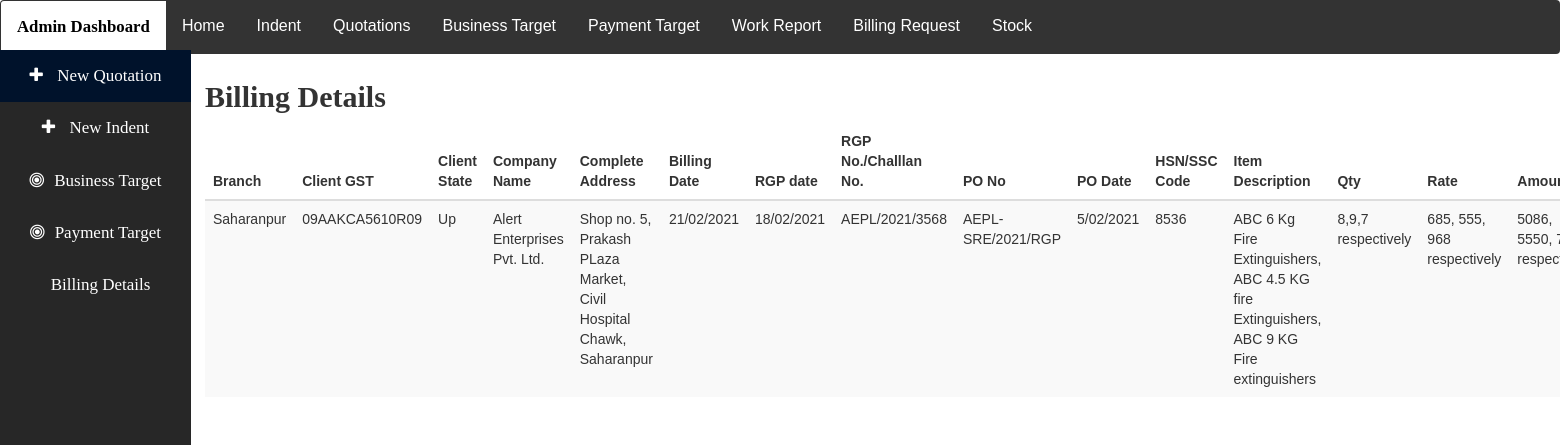
Screenshot of /work/billing/ with the database file from the repository.
### work/models.py (models this page shows, shortened)
class Billing(models.Model):
    branch = models.CharField(max_length=10)
    client_gst = models.CharField(max_length=20)
    client_state = models.CharField(max_length=10)
    company = models.CharField(max_length=30)
    company_add = models.CharField(max_length=50)
    bill_date =  models.CharField(max_length=10)
    rgpdate = models.CharField(max_length=10)
    rgpno =models.CharField(max_length=20)
    po_no = models.CharField(max_length=20)
    po_date = models.CharField(max_length=10, default='', editable=True)
    hsn = models.CharField(max_length=10)
    item_description = models.CharField(max_length=100)
    quantity_item = models.CharField(max_length=10)
    pricing = models.CharField(max_length=10)
    total = models.CharField(max_length=10)
    gst =models.CharField(max_length=10)

### work/views.py (the view, shortened to what this page needs)
# urls.py: path('billing/', views.billing, name='project_billing')
def billing(request):
    bills = Billing.objects.all()
    param = {'bills':bills}
    return render(request, 'work/billing.html', param)

### work/templates/work/billing.html (shortened to what this page needs)
{% extends 'work/base.html' %}
{% block content %}
    <div class="" style="text-decoration: inherit; max-width: 74rem">
    	<h2 style=" font-family:monotype corsiva; font-weight: 900;">Billing Details</h2>
    	<table class="table table-striped">
    		<thead>
      			<tr>
        			<th>Branch</th>
        			<th>Client GST</th>
					    <th>Client State</th>
        			<th>Company Name</th>
					    <th>Complete Address</th>
        			<th>Billing Date</th>
              <th>RGP date</th>
              <th>RGP No./Challlan No.</th>
              <th>PO No</th>
              <th>PO Date</th>
              <th>HSN/SSC Code</th>
              <th>Item Description</th>
              <th>Qty </th>
              <th>Rate</th>
              <th>Amount</th>
      			</tr>
    		</thead>
    		<tbody>
          {% for i in bills %}
      			<tr>
        			<td>{{i.branch}}</td>
              <td>{{i.client_gst}}</td>
              <td>{{i.client_state}}</td>
              <td>{{i.company}}</td>
              <td>{{i.company_add}}</td>
              <td>{{i.bill_date}}</td>
              <td>{{i.rgpdate}}</td>
              <td>{{i.rgpno}}</td>
              <td>{{i.po_no}}</td>
              <td>{{i.po_date}}</td>
              <td>{{i.hsn}}</td>
              <td>{{i.item_description}}</td>
              <td>{{i.quantity_item}}</td>
              <td>{{i.pricing}}</td>
              <td>{{i.total}}</td>
      			</tr>
          {% endfor %}
    		</tbody>
  		</table>
    </div>
{% endblock content %}

### work/templates/work/base.html (style rules this page uses)
body { font-family: Arial, Helvetica, sans-serif; margin: 0px; margin-top: 0px; padding: 0px; }

### rows the page displays
Billing: branch "Saharanpur", client_gst "09AAKCA5610R09", client_state "Up", company "Alert Enterprises Pvt. Ltd.", company_add "Shop no. 5, Prakash PLaza Market, Civil Hospital Chawk, Saharanpur", bill_date "21/02/2021", rgpdate "18/02/2021", rgpno "AEPL/2021/3568", po_no "AEPL-SRE/2021/RGP", po_date "5/02/2021", hsn "8536", item_description "ABC 6 Kg Fire Extinguishers, ABC 4.5 KG fire Extinguishers, ABC 9 KG Fire extinguishers", quantity_item "8,9,7 respectively", pricing "685, 555, 968 respectively", total "5086, 5550,…"
